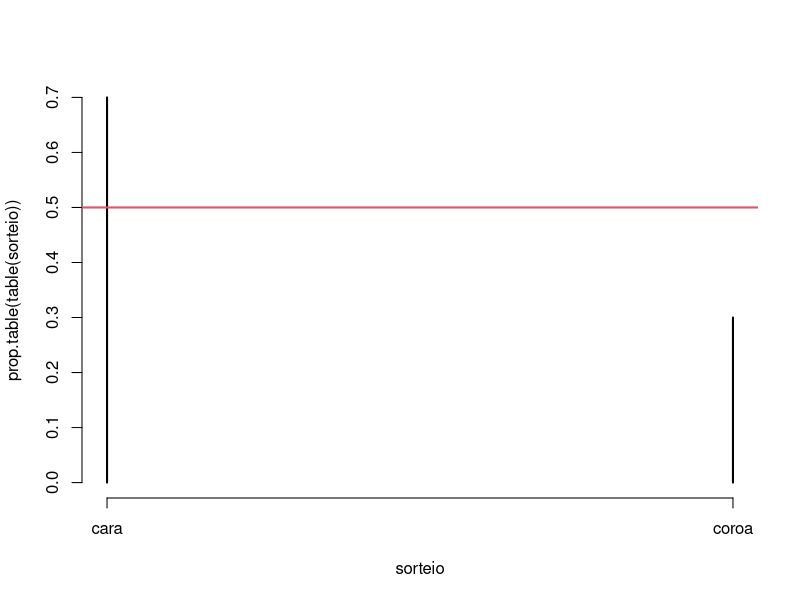
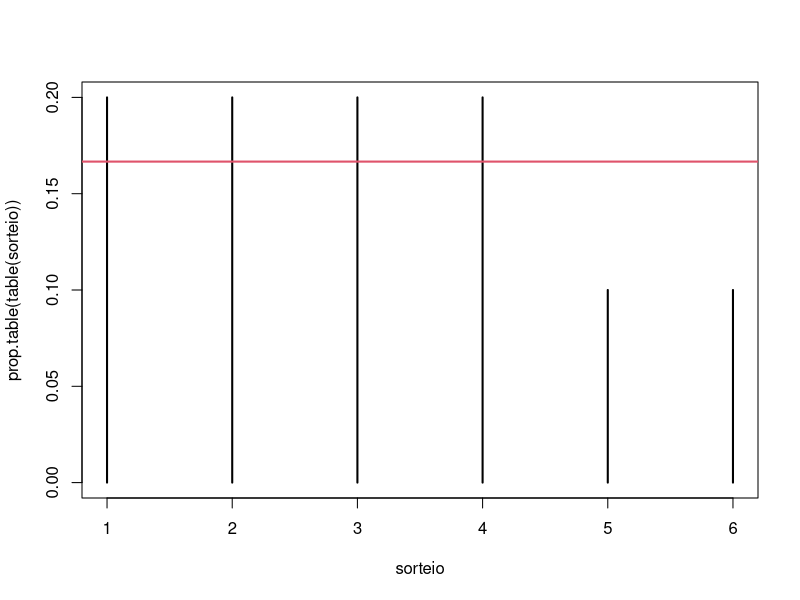
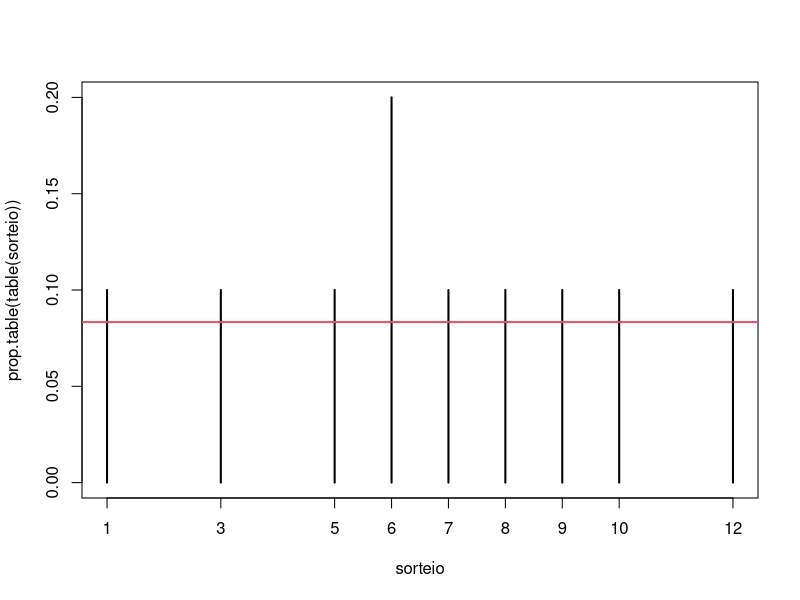

Recreate these plots in R, in order.

#-----------------------------------------------------------------------
# Simulação moeda
sorteio <- sample(x = c("cara", "coroa"), 
                  size = 10, 
                  replace = T)

plot(prop.table(table(sorteio)))
abline(h = 1/2, col = 2, lwd = 2)

#-----------------------------------------------------------------------
# Simulação dado
sorteio <- sample(x = 1:6, 
                  size = 10, 
                  replace = T)

plot(prop.table(table(sorteio)))
abline(h = 1/6, col = 2, lwd = 2)

#-----------------------------------------------------------------------
# Simulação dado 12 faces
sorteio <- sample(x = 1:12, 
                  size = 10, 
                  replace = T)

plot(prop.table(table(sorteio)))
abline(h = 1/12, col = 2, lwd = 2)

#-----------------------------------------------------------------------